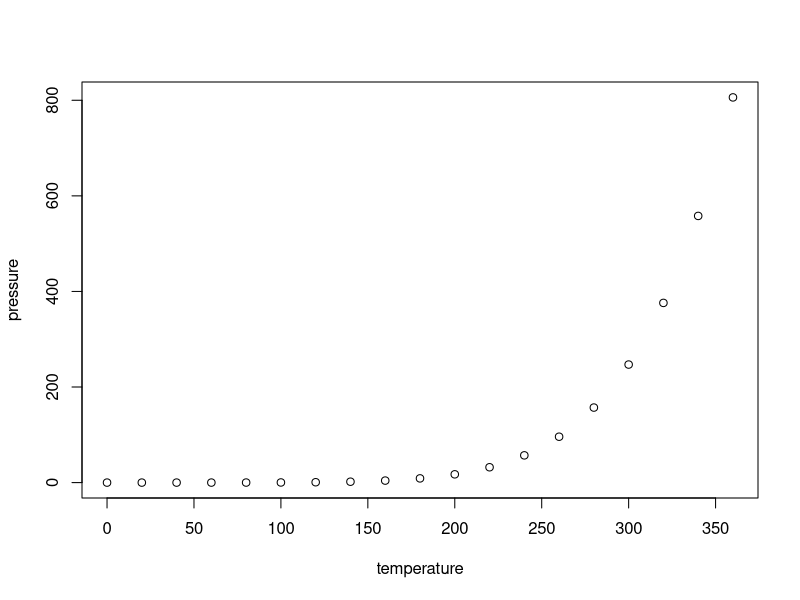
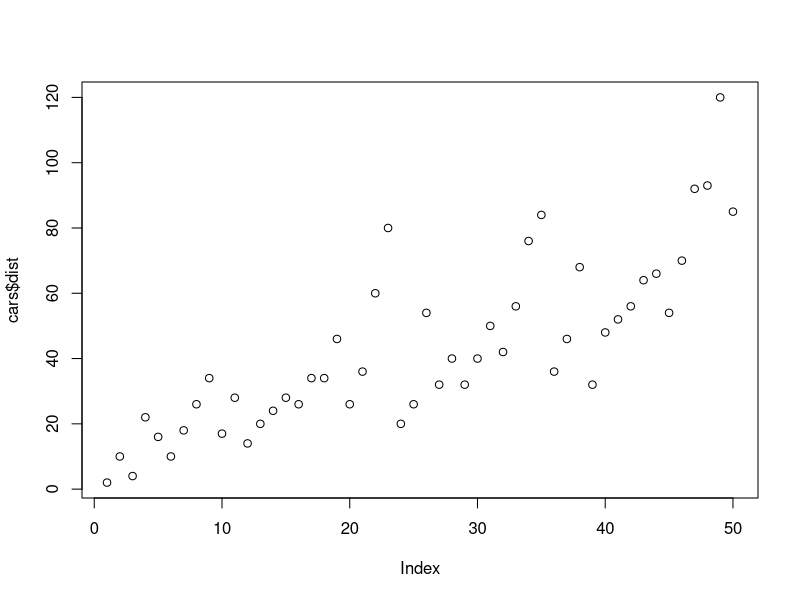

These figures' R source, in order:
## ---- chunk 1
knitr::opts_chunk$set(echo = TRUE)
## ---- chunk 2
summary(cars)
## ---- chunk 3
plot(pressure) #dit is nuttig voor mij
plot(cars$dist)
